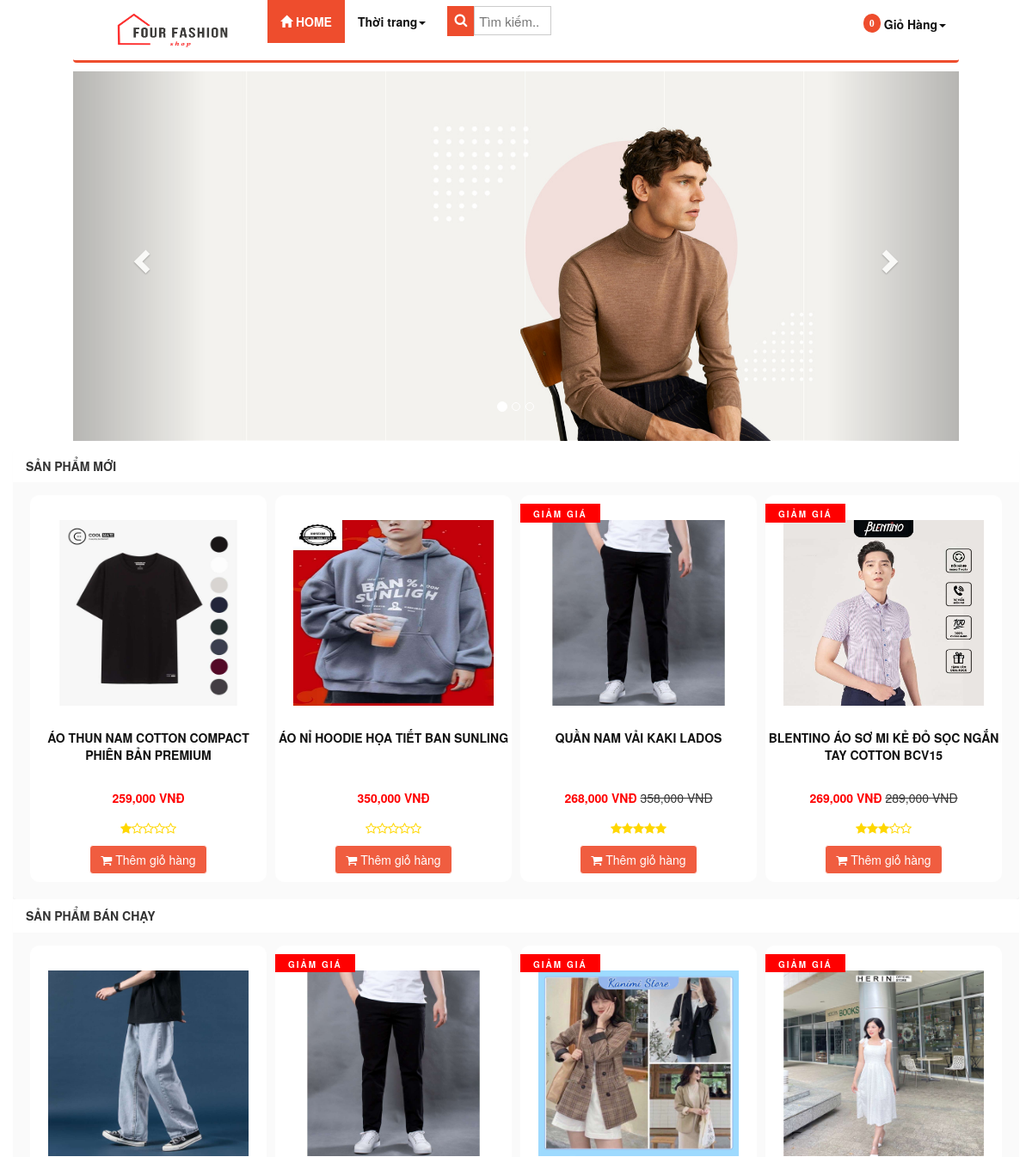
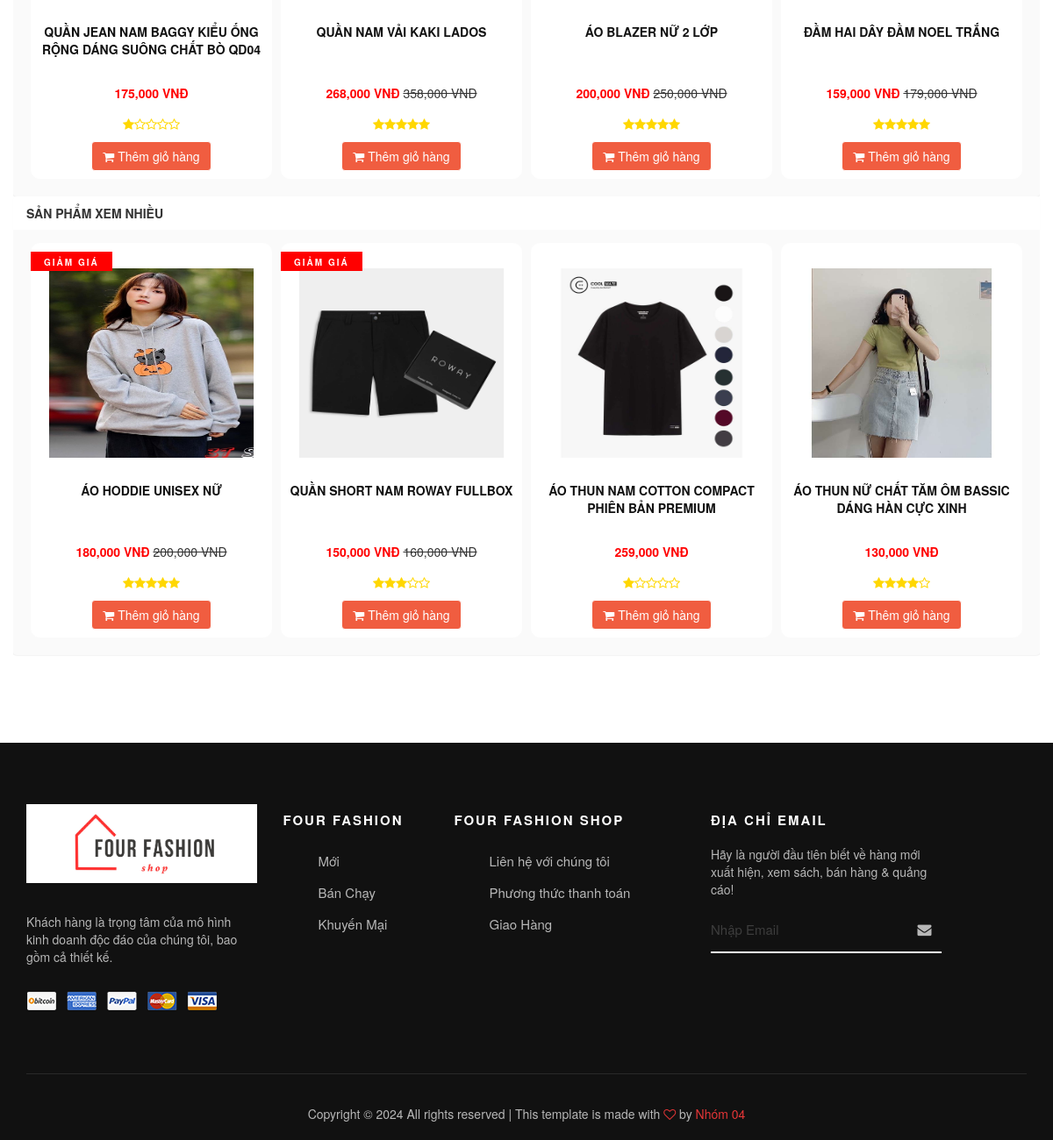
The page / on the database its author committed (2 pictures, top to bottom).
### tables this page shows
CREATE TABLE `product` (
  `id` int(255) NOT NULL,
  `catalog_id` int(11) NOT NULL,
  `name` varchar(255) NOT NULL,
  `content` text NOT NULL,
  `price` decimal(15,2) NOT NULL DEFAULT 0.00,
  `discount` int(11) DEFAULT 0,
  `image_link` varchar(100) NOT NULL,
  `image_list` text NOT NULL,
  `view` int(11) NOT NULL DEFAULT 0,
  `buyed` int(255) NOT NULL,
  `rate_total` int(255) NOT NULL DEFAULT 4,
  `rate_count` int(255) NOT NULL DEFAULT 1,
  `created` timestamp NOT NULL DEFAULT current_timestamp()
);

### core/database.php (called while the page is built, shortened)
<?php
class Database
{
    private $connect;
    public function __construct()
    {
        $host = 'localhost';
        $username = 'root';
        $password = '';
        $database = 'shopthoitrang';
        $this->connect = mysqli_connect($host, $username, $password, $database);
        $this->connect->set_charset('utf8');
    }
    public function getAll($sql)
    {
        return $this->connect->query($sql)->fetch_all(MYSQLI_ASSOC);
    }
    public function getFirst($sql)
    {
        return $this->connect->query($sql)->fetch_assoc();
    }
}
$db = new Database;

### index.php (the view)
<?php
require('./core/database.php');
$new_product = $db->getAll("select * from product order by id desc limit 4");
$hot_product = $db->getAll("select * from product order by buyed desc limit 4");
$view_product = $db->getAll("select * from product order by view desc limit 4");
?>
<?php include('./layout/head.php') ?>
<div class="row" style="margin-top: 10px">
    <div class="panel panel-info">
        <div class="panel-heading">
            <h3 class="panel-title text-left"><img src="./public/images/icon/new.gif" alt=""><a href="product_new.php" class='product_title'>Sản phẩm mới </a><img src="./public/images/icon/new.gif" alt=""></h3>
        </div>
        <div class="panel-body">
            <div class="col-xs-12 col-sm-12 col-md-12 col-lg-12 clearpadding">
                <?php
                foreach ($new_product as $value) { ?>
                    <div class="col-xs-12 col-sm-6 col-md-3 col-lg-3 re-padding">
                        <div class="product_item">
                            <div class="product-image">
                                <a href="product.php?id=<?php echo $value['id'] ?>"><img src="./public/images/product/<?php echo $value['image_link']; ?>" alt="" class=""></a>
                            </div>
                            <p class="product_name"><a href="product.php?id=<?php echo $value['id'] ?>"><?php echo $value['name']; ?></a></p>
                            <?php
                            if ($value['discount'] > 0) {
                                $new_price = $value['price'] - $value['discount'];
                            ?>
                                <p><span class='price text-right'><?php echo number_format($new_price); ?> VNĐ</span> <del class="product-discount"><?php echo number_format($value['price']); ?> VNĐ</del></p>
                            <?php } else { ?>
                                <p><span class='price text-right'><?php echo number_format($value['price']); ?> VNĐ</span></p>
                            <?php } ?>
                            <?php
                            if ($value['discount'] != 0)
                                echo '<span class="label_pro">Giảm giá</span>';
                            ?>
                            <p>
                                <?php $raty_tb = round($value['rate_total'] / $value['rate_count']); ?>
                                <?php
                                $i2 = 1;
                                for ($i2; $i2 <= $raty_tb; $i2++) {
                                    echo '<i class="fa fa-star" style="color:gold"></i>';
                                }
                                $i3 = 1;
                                for ($i3; $i3 <= (5 - $raty_tb); $i3++) {
                                    echo '<i class="fa fa-star-o" style="color: gold"></i>';
                                }
                                ?>
                            </p>
                            <?php
                            $query_count = 'SELECT SUM(quantity) As totalproduct FROM sizedetail WHERE product_id = ' . $value['id'];
                            $result = $db->getFirst($query_count);
                            $sl = $result['totalproduct'];
                            if ($sl > 0) {
                            ?>
                                <a href="cart_edit.php?id=<?php echo $value['id']; ?>"><button class='btn btn-info'><span class="fa fa-shopping-cart" aria-hidden="true"></span> Thêm giỏ hàng</button></a>
                            <?php } else { ?>
                                <a style="pointer-events: none;"><button style="pointer-events: none;background-color: #333;border: none " class='btn btn-info'>Hết hàng</button></a>
                            <?php } ?>
                        </div>
                    </div>
                <?php } ?>
            </div>
        </div>
    </div>
</div>
<div class="row">
    <div class="panel panel-info">
        <div class="panel-heading">
            <h3 class="panel-title text-left"><img src="./public/images/icon/hot.gif" alt=""><a href="ban_chay.php" class='product_title'>Sản phẩm bán chạy</a><img src="./public/images/icon/hot.gif" alt=""></h3>
        </div>
        <div class="panel-body">
            <div class="col-xs-12 col-sm-12 col-md-12 col-lg-12 clearpadding">
                <?php
                foreach ($hot_product as $value) { ?>
                    <div class="col-xs-12 col-sm-6 col-md-3 col-lg-3 re-padding">
                        <div class="product_item">
                            <div class="product-image">
                                <a href="product.php?id=<?php echo $value['id'] ?>"><img src="./public/images/product/<?php echo $value['image_link']; ?>" alt="" class=""></a>
                            </div>
                            <p class="product_name"><a href="product.php?id=<?php echo $value['id'] ?>"><?php echo $value['name']; ?></a></p>
                            <?php
                            if ($value['discount'] > 0) {
                                $new_price = $value['price'] - $value['discount'];
                            ?>
                                <p><span class='price text-right'><?php echo number_format($new_price); ?> VNĐ</span> <del class="product-discount"><?php echo number_format($value['price']); ?> VNĐ</del></p>
                            <?php } else { ?>
                                <p><span class='price text-right'><?php echo number_format($value['price']); ?> VNĐ</span></p>
                            <?php } ?>
                            <?php
                            if ($value['discount'] != 0)
                                echo '<span class="label_pro">Giảm giá</span>';
                            ?>
                            <p>
                                <?php $raty_tb = round($value['rate_total'] / $value['rate_count']); ?>
                                <?php
                                $i2 = 1;
                                for ($i2; $i2 <= $raty_tb; $i2++) {
                                    echo '<i class="fa fa-star" style="color:gold"></i>';
                                }
                                $i3 = 1;
                                for ($i3; $i3 <= (5 - $raty_tb); $i3++) {
                                    echo '<i class="fa fa-star-o" style="color: gold"></i>';
                                }
                                ?>
                            </p>
                            <?php
                            $query_count = 'SELECT SUM(quantity) As totalproduct FROM sizedetail WHERE product_id = ' . $value['id'];
                            $result = $db->getFirst($query_count);
                            $sl = $result['totalproduct'];
                            if ($sl > 0) {
                            ?>
                                <a href="cart_edit.php?id=<?php echo $value['id']; ?>"><button class='btn btn-info'><span class="fa fa-shopping-cart" aria-hidden="true"></span> Thêm giỏ hàng</button></a>
                            <?php } else { ?>
                                <a style="pointer-events: none;"><button style="pointer-events: none;background-color: #333;border: none " class='btn btn-info'>Hết hàng</button></a>
                            <?php } ?>
                        </div>
                    </div>
                <?php } ?>
            </div>
        </div>
    </div>
</div>
<div class="row">
    <div class="panel panel-info">
        <div class="panel-heading">
            <h3 class="panel-title text-left"><img src="./public/images/icon/hot.gif" alt=""><a href="product_view.php" class='product_title'>Sản phẩm xem nhiều</a><img src="./public/images/icon/hot.gif" alt=""></h3>
        </div>
        <div class="panel-body">
            <div class="col-xs-12 col-sm-12 col-md-12 col-lg-12 clearpadding">
                <?php
                foreach ($view_product as $value) { ?>
                    <div class="col-xs-12 col-sm-6 col-md-3 col-lg-3 re-padding">
                        <div class="product_item">
                            <div class="product-image">
                                <a href="product.php?id=<?php echo $value['id'] ?>"><img src="./public/images/product/<?php echo $value['image_link']; ?>" alt="" class=""></a>
                            </div>
                            <p class="product_name"><a href="product.php?id=<?php echo $value['id'] ?>"><?php echo $value['name']; ?></a></p>
                            <?php
                            if ($value['discount'] > 0) {
                                $new_price = $value['price'] - $value['discount'];
                            ?>
                                <p><span class='price text-right'><?php echo number_format($new_price); ?> VNĐ</span> <del class="product-discount"><?php echo number_format($value['price']); ?> VNĐ</del></p>
                            <?php } else { ?>
                                <p><span class='price text-right'><?php echo number_format($value['price']); ?> VNĐ</span></p>
                            <?php } ?>
                            <?php
                            if ($value['discount'] != 0)
                                echo '<span class="label_pro">Giảm giá</span>';
                            ?>
                            <p>
                                <?php $raty_tb = round($value['rate_total'] / $value['rate_count']); ?>
                                <?php
                                $i2 = 1;
                                for ($i2; $i2 <= $raty_tb; $i2++) {
                                    echo '<i class="fa fa-star" style="color:gold"></i>';
                                }
                                $i3 = 1;
                                for ($i3; $i3 <= (5 - $raty_tb); $i3++) {
                                    echo '<i class="fa fa-star-o" style="color: gold"></i>';
                                }
                                ?>
                            </p>
                            <?php
                            $query_count = 'SELECT SUM(quantity) As totalproduct FROM sizedetail WHERE product_id = ' . $value['id'];
                            $result = $db->getFirst($query_count);
                            $sl = $result['totalproduct'];
                            if ($sl > 0) {
                            ?>
                                <a href="cart_edit.php?id=<?php echo $value['id']; ?>"><button class='btn btn-info'><span class="fa fa-shopping-cart" aria-hidden="true"></span> Thêm giỏ hàng</button></a>
                            <?php } else { ?>
                                <a style="pointer-events: none;"><button style="pointer-events: none;background-color: #333;border: none " class='btn btn-info'>Hết hàng</button></a>
                            <?php } ?>
                        </div>
                    </div>
                <?php } ?>
            </div>
        </div>
    </div>
</div>
<?php include('./layout/footer.php') ?>

### rows shown on the page
product: image_link (picture), name "ÁO THUN NAM COTTON COMPACT PHIÊN BẢN PREMIUM", price "259,000"
product: image_link (picture), name "ÁO NỈ HOODIE HỌA TIẾT BAN SUNLING", price "350,000", rate_total 5 (drawn)
product: image_link (picture), name "QUẦN NAM VẢI KAKI LADOS", new_price "268,000", price "358,000", shows "GIẢM GIÁ"
product: image_link (picture), name "BLENTINO ÁO SƠ MI KẺ ĐỎ SỌC NGẮN TAY COTTON BCV15", new_price "269,000", price "289,000", shows "GIẢM GIÁ", rate_count 2 (drawn)
product: image_link (picture), name "QUẦN JEAN NAM BAGGY KIỂU ỐNG RỘNG DÁNG SUÔNG CHẤT BÒ QD04", price "175,000"
product: image_link (picture), name "ÁO BLAZER NỮ 2 LỚP", new_price "200,000", price "250,000", shows "GIẢM GIÁ"
product: image_link (picture), name "ĐẦM HAI DÂY ĐẦM NOEL TRẮNG", new_price "159,000", price "179,000", shows "GIẢM GIÁ"
product: image_link (picture), name "ÁO HODDIE UNISEX NỮ", new_price "180,000", price "200,000", shows "GIẢM GIÁ"
product: image_link (picture), name "QUẦN SHORT NAM ROWAY FULLBOX", new_price "150,000", price "160,000", shows "GIẢM GIÁ", rate_count 2 (drawn)
product: image_link (picture), name "ÁO THUN NỮ CHẤT TĂM ÔM BASSIC DÁNG HÀN CỰC XINH", price "130,000", rate_total 4 (drawn)

### other values the page prints
$total_items "0"
